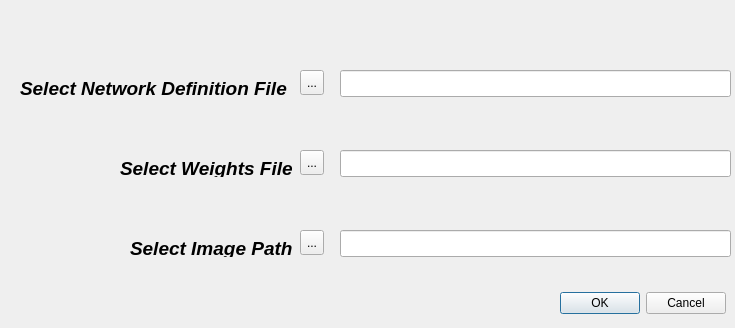
<?xml version="1.0" encoding="UTF-8"?>
<ui version="4.0">
 <class>SelectPaths</class>
 <widget class="QMainWindow" name="SelectPaths">
  <property name="windowModality">
   <enum>Qt::ApplicationModal</enum>
  </property>
  <property name="geometry">
   <rect>
    <x>0</x>
    <y>0</y>
    <width>735</width>
    <height>328</height>
   </rect>
  </property>
  <property name="minimumSize">
   <size>
    <width>735</width>
    <height>328</height>
   </size>
  </property>
  <property name="maximumSize">
   <size>
    <width>735</width>
    <height>328</height>
   </size>
  </property>
  <property name="baseSize">
   <size>
    <width>735</width>
    <height>328</height>
   </size>
  </property>
  <property name="windowTitle">
   <string>Select Your Paths</string>
  </property>
  <widget class="QWidget" name="centralwidget">
   <widget class="QLabel" name="NetworkFileLabel">
    <property name="geometry">
     <rect>
      <x>20</x>
      <y>80</y>
      <width>271</width>
      <height>17</height>
     </rect>
    </property>
    <property name="font">
     <font>
      <pointsize>14</pointsize>
      <weight>75</weight>
      <italic>true</italic>
      <bold>true</bold>
     </font>
    </property>
    <property name="text">
     <string>Select Network Definition File</string>
    </property>
   </widget>
   <widget class="QToolButton" name="NetworkFileButton">
    <property name="geometry">
     <rect>
      <x>300</x>
      <y>70</y>
      <width>24</width>
      <height>25</height>
     </rect>
    </property>
    <property name="text">
     <string>...</string>
    </property>
   </widget>
   <widget class="QLineEdit" name="NetworkFileLineEditor">
    <property name="geometry">
     <rect>
      <x>340</x>
      <y>70</y>
      <width>391</width>
      <height>27</height>
     </rect>
    </property>
   </widget>
   <widget class="QLabel" name="WeightsLabel">
    <property name="geometry">
     <rect>
      <x>120</x>
      <y>160</y>
      <width>271</width>
      <height>17</height>
     </rect>
    </property>
    <property name="font">
     <font>
      <pointsize>14</pointsize>
      <weight>75</weight>
      <italic>true</italic>
      <bold>true</bold>
     </font>
    </property>
    <property name="text">
     <string>Select Weights File</string>
    </property>
   </widget>
   <widget class="QToolButton" name="WeightsButton">
    <property name="geometry">
     <rect>
      <x>300</x>
      <y>150</y>
      <width>24</width>
      <height>25</height>
     </rect>
    </property>
    <property name="text">
     <string>...</string>
    </property>
   </widget>
   <widget class="QLineEdit" name="WeightsLineEdit">
    <property name="geometry">
     <rect>
      <x>340</x>
      <y>150</y>
      <width>391</width>
      <height>27</height>
     </rect>
    </property>
   </widget>
   <widget class="QLabel" name="ImagePathLabel">
    <property name="geometry">
     <rect>
      <x>130</x>
      <y>240</y>
      <width>271</width>
      <height>17</height>
     </rect>
    </property>
    <property name="font">
     <font>
      <pointsize>14</pointsize>
      <weight>75</weight>
      <italic>true</italic>
      <bold>true</bold>
     </font>
    </property>
    <property name="text">
     <string>Select Image Path</string>
    </property>
   </widget>
   <widget class="QLineEdit" name="ImagePathLineEdit">
    <property name="geometry">
     <rect>
      <x>340</x>
      <y>230</y>
      <width>391</width>
      <height>27</height>
     </rect>
    </property>
   </widget>
   <widget class="QToolButton" name="ImagePathButton">
    <property name="geometry">
     <rect>
      <x>300</x>
      <y>230</y>
      <width>24</width>
      <height>25</height>
     </rect>
    </property>
    <property name="text">
     <string>...</string>
    </property>
   </widget>
   <widget class="QDialogButtonBox" name="buttonBox">
    <property name="geometry">
     <rect>
      <x>550</x>
      <y>290</y>
      <width>176</width>
      <height>27</height>
     </rect>
    </property>
    <property name="standardButtons">
     <set>QDialogButtonBox::Cancel|QDialogButtonBox::Ok</set>
    </property>
   </widget>
  </widget>
 </widget>
 <resources/>
 <connections/>
</ui>
